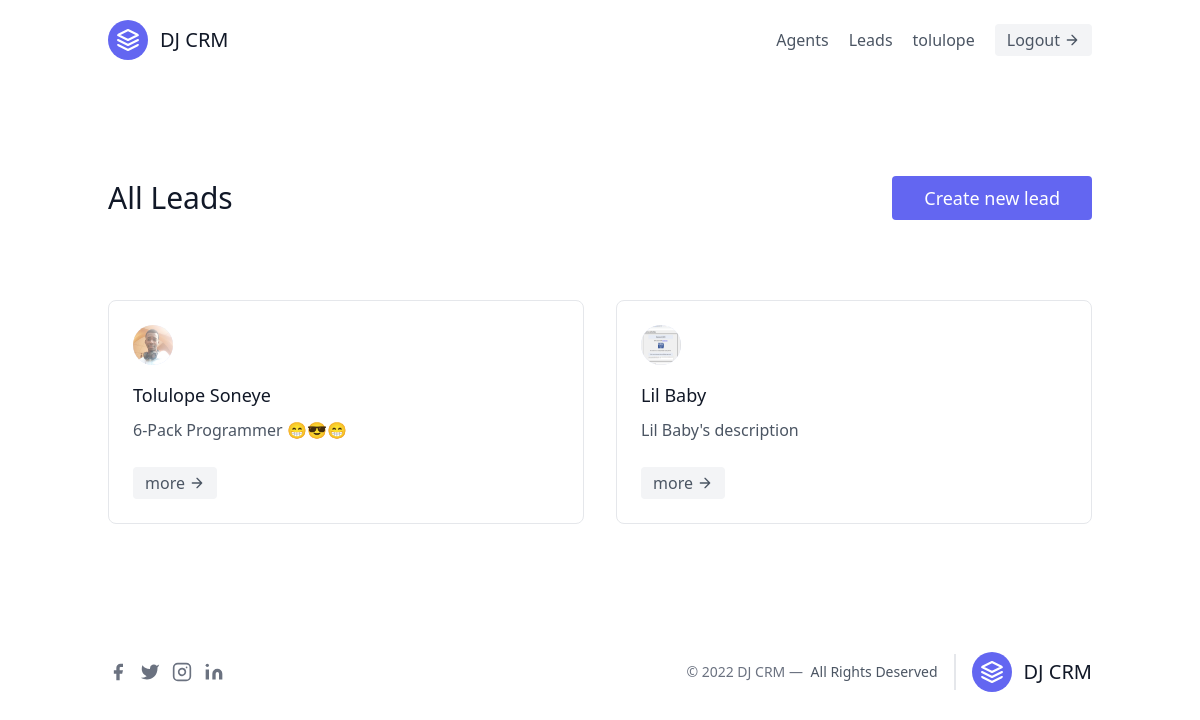
Page /leads/ (signed in) on the committed database.
### leads/models.py (models this page shows)
class User(AbstractUser):
    pass

class Lead(models.Model):
    first_name = models.CharField(max_length=20)
    last_name = models.CharField(max_length=20)
    age = models.IntegerField(default=0)
    description = models.TextField(max_length=200,null=True, blank=True)
    image = models.ImageField()
    created_at = models.DateTimeField(auto_now_add=True)
    updated_at = models.DateTimeField(auto_now=True)
    agent = models.ForeignKey("Agent", on_delete=models.CASCADE, null=True)
    class Meta:
        ordering = ['-updated_at']
    def __str__(self) -> str:
        return self.first_name + " " + self.last_name

### leads/views.py (the view)
# urls.py: path('leads/', views.lead_list),
def lead_list(request):
    leads = Lead.objects.all()
    context = {
        "leads": leads
    }
    return render(request, 'leads/lead_list.html', context)

### leads/templates/leads/lead_list.html (shortened to what this page needs)
{% extends 'main.html' %}
{% block content %}
<section class="text-gray-600 body-font">
  <div class="container px-5 py-24 mx-auto">
    <div class="flex flex-wrap justify-between w-full mb-20 flex-row items-center text-center">
      <h1 class="sm:text-3xl text-2xl font-medium title-font  text-gray-900">All Leads</h1>
      <button class="flex text-white bg-indigo-500 border-0 py-2 px-8 focus:outline-none hover:bg-indigo-600 rounded text-lg"><a href="{% url 'leads:create' %}">Create new lead</a></button>
    </div>
    <div class="flex flex-wrap -m-4">
      {% for lead in leads %}
      <div class="w-full xl:w-1/3 md:w-1/2 p-4">
        <div class="border border-gray-200 p-6 rounded-lg">
          <div class="w-10 h-10 inline-flex items-center justify-center rounded-full bg-indigo-100 text-indigo-500 mb-4">
            <img src="{{lead.image.url}}" class="w-10 h-10 rounded-full" alt="{{lead}}"/>
          </div>
          <h2 class="text-lg text-gray-900 font-medium title-font mb-2">{{lead}}</h2>
          <p class="leading-relaxed text-base">{{lead.description}}</p>
          <button class="flex items-center bg-gray-100 border-0 py-1 px-3 focus:outline-none hover:bg-gray-200 rounded text-base mt-4 md:mt-6"> <a href="{% url 'leads:detail' lead.id %}">more</a>
        <svg fill="none" stroke="currentColor" stroke-linecap="round" stroke-linejoin="round" stroke-width="2" class="w-4 h-4 ml-1" viewBox="0 0 24 24">
          <path d="M5 12h14M12 5l7 7-7 7"></path>
        </svg>
      </button>
        </div>
      </div>
      {% endfor %}
    </div>
  </div>
</section>
{% endblock %}

### templates/navbar.html (shortened to what this page needs)
<header class="text-gray-600 body-font">
    <div class="container mx-auto flex flex-wrap p-5 flex-col md:flex-row items-center">
      <a href="/" class="flex title-font font-medium items-center text-gray-900 mb-4 md:mb-0">
        <svg xmlns="http://www.w3.org/2000/svg" fill="none" stroke="currentColor" stroke-linecap="round" stroke-linejoin="round" stroke-width="2" class="w-10 h-10 text-white p-2 bg-indigo-500 rounded-full" viewBox="0 0 24 24">
          <path d="M12 2L2 7l10 5 10-5-10-5zM2 17l10 5 10-5M2 12l10 5 10-5"></path>
        </svg>
        <span class="ml-3 text-xl">DJ CRM</span>
      </a>
      <nav class="md:ml-auto flex flex-wrap items-center text-base justify-center">
        <a href="" class="mr-5 hover:text-gray-900">Agents</a>
        <a href="{% url 'leads:index' %}" class="mr-5 hover:text-gray-900">Leads</a>
        {% if request.user.is_authenticated %}
          <a href="" class="mr-5 hover:text-gray-900">{{request.user.username}}</a>
        {% else %}
        <a href="{% url 'leads:register' %}" class="mr-5 hover:text-gray-900">Register</a>
        {% endif %}
      </nav>
      {% if request.user.is_authenticated %}
        <button class="flex items-center bg-gray-100 border-0 py-1 px-3 focus:outline-none hover:bg-gray-200 rounded text-base mt-4 md:mt-0">
        <a href="{% url 'leads:logout' %}">Logout
        </a>
        <svg fill="none" stroke="currentColor" stroke-linecap="round" stroke-linejoin="round" stroke-width="2" class="w-4 h-4 ml-1" viewBox="0 0 24 24">
          <path d="M5 12h14M12 5l7 7-7 7"></path>
        </svg>
      </button>
        {% endif %}
    </div>
  </header>

### rows in the picture
User: user.username "tolulope"
Lead: image (picture), first_name+last_name "Tolulope Soneye", description "6-Pack Programmer 😁😎😁"
Lead: image (picture), first_name+last_name "Lil Baby", description "Lil Baby's description"
